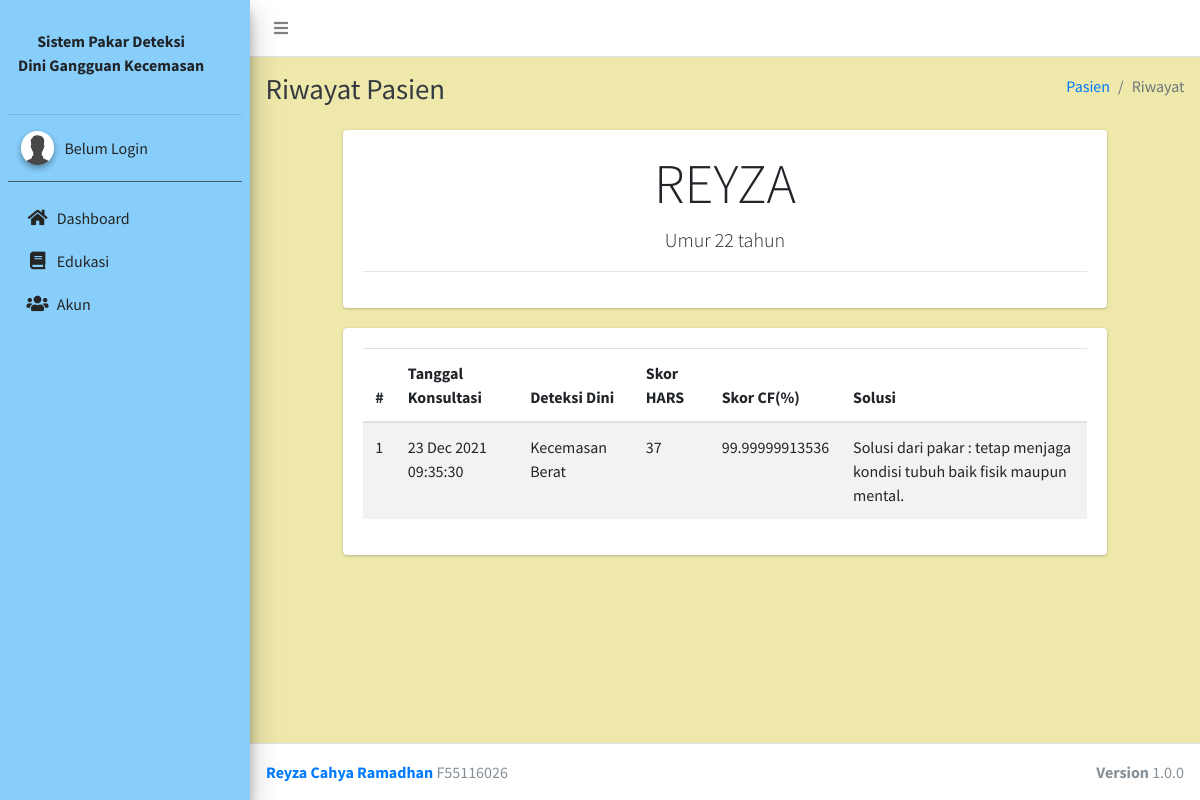
The page /admin/pasien/riwayat/3 on the database its author committed.
### tables this page shows
CREATE TABLE `pasien` (
  `id` int(11) NOT NULL,
  `nama` varchar(255) NOT NULL,
  `umur` int(11) NOT NULL,
  `jenis_kelamin` varchar(10) NOT NULL,
  `nomor_hp` varchar(30) NOT NULL,
  `created_at` date NOT NULL,
  `updated_at` date NOT NULL
);

CREATE TABLE `riwayat` (
  `id` int(11) NOT NULL,
  `user_id` int(11) NOT NULL,
  `pasien_id` int(11) NOT NULL,
  `penyakit_id` int(11) NOT NULL,
  `tanggal_konsultasi` datetime NOT NULL DEFAULT current_timestamp(),
  `diagnosis` varchar(255) NOT NULL,
  `solusi` text NOT NULL,
  `created_at` datetime NOT NULL,
  `updated_at` datetime NOT NULL,
  `nilai_skor` int(100) NOT NULL,
  `nilai_cf` varchar(100) NOT NULL
);

### application/controllers/Admin.php (called while the page is built, shortened)
<?php
class Admin extends CI_Controller
{
	public function __construct()
	{
		$this->load->model('CRUDModel', 'crud');
		$this->load->model('AdminModel', 'admin');
	}
	public function pasien($aksi = "", $paramId = "")
	{
		$data['users'] = $this->db->get_where('users', ['username' => $this->session->userdata('sess_username')])->row_array();
		if ($aksi == "riwayat") {
			$custom = [
				'pasien_id' => $paramId
			];
			$data['pasien'] = $this->crud->get('pasien', $paramId);
			$data['riwayat'] = $this->crud->custom_get('riwayat', $custom);
			$this->load->view('templates/header');
			$this->load->view('templates/navbar');
			$this->load->view('templates/sidebar', $data);
			$this->load->view('admin/pasien/riwayat', $data);
			$this->load->view('templates/footer');
		}
	}
}

### index.php (called while the page is built, shortened)
<?php
require_once BASEPATH.'core/CodeIgniter.php';

### application/models/CRUDModel.php (called while the page is built, shortened)
<?php
class CRUDModel extends CI_Model
{
	public function get($table, $id = NULL)
	{
		if ($id) {
			return $this->db->get_where($table, ['id' => $id])->row_array();
		} else {
			return $this->db->get($table)->result_array();
		}
	}
	public function custom_get($table, $data)
	{
		return $this->db->get_where($table, $data)->result_array();
	}
}

### application/views/admin/pasien/riwayat.php (the view)
<div class="content-wrapper">
  <div class="content-header">
    <div class="container-fluid">
      <div class="row mb-2">
        <div class="col-sm-6">
          <h1 class="m-0 text-dark">Riwayat Pasien</h1>
        </div>
        <div class="col-sm-6">
          <ol class="breadcrumb float-sm-right">
            <li class="breadcrumb-item"><a href="#">Pasien</a></li>
            <li class="breadcrumb-item active">Riwayat</li>
          </ol>
        </div>
      </div>
    </div>
  </div>
  <section class="content">
    <div class="container-fluid">
      <div class="row">
        <div class="col-10 mx-auto">
          <div class="row">
            <div class="col-12 mb-1">
              <div class="card">
                <div class="card-body text-center">
                  <h1 class="display-4"><?= strtoupper($pasien['nama']) ?></h1>
                  <p class="lead">Umur <?= $pasien['umur'] ?> tahun</p>
                  <hr>
                </div>
              </div>
            </div>
            <div class="col-12">
              <div class="card">
                <div class="card-body">
                  <div class="row">
                    <div class="col">
                      <table class="table table-striped table-hovered">
                        <thead>
                          <th>#</th>
                          <th>Tanggal Konsultasi</th>
                          <th>Deteksi Dini</th>
                          <th>Skor HARS</th>
                          <th>Skor CF(%)</th>
                          <th>Solusi</th>
                        </thead>
                        <tbody>
                          <?php $nomor = 1; ?>
                          <?php foreach ($riwayat as $r) : ?>
                            <tr>
                              <td><?= $nomor++ ?></td>
                              <td><?= date('d M Y H:i:s', strtotime($r['tanggal_konsultasi'])) ?></td>
                              <td><?= $r['diagnosis'] ?></td>
                              <td><?= $r['nilai_skor'] ?></td>
                              <td><?= $r['nilai_cf'] ?></td>
                              <td><?= $r['solusi'] ?></td>
                            </tr>
                          <?php endforeach; ?>
                        </tbody>
                      </table>
                    </div>
                  </div>
                </div>
              </div>
            </div>
          </div>
        </div>
      </div>
    </div>
  </section>
</div>

### rows shown on the page
pasien: nama "REYZA", umur "22"
riwayat: tanggal_konsultasi "23 Dec 2021 09:35:30", diagnosis "Kecemasan Berat", nilai_skor "37", nilai_cf "99.99999913536", solusi "Solusi dari pakar : tetap menjaga kondisi tubuh baik fisik maupun mental."
